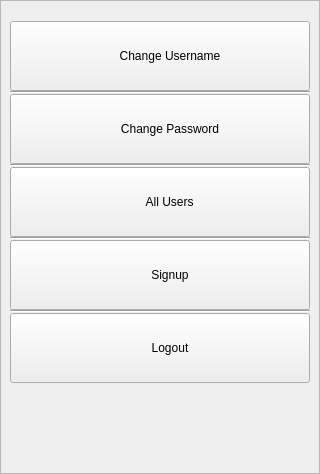
                    <widget class="QWidget" name="page_menu">
                     <layout class="QVBoxLayout" name="verticalLayout_9">
                      <property name="spacing">
                       <number>0</number>
                      </property>
                      <property name="leftMargin">
                       <number>0</number>
                      </property>
                      <property name="topMargin">
                       <number>0</number>
                      </property>
                      <property name="rightMargin">
                       <number>0</number>
                      </property>
                      <property name="bottomMargin">
                       <number>0</number>
                      </property>
                      <item>
                       <widget class="QFrame" name="menu_frame">
                        <property name="styleSheet">
                         <string notr="true">PpagesFrameStyle</string>
                        </property>
                        <property name="frameShape">
                         <enum>QFrame::StyledPanel</enum>
                        </property>
                        <property name="frameShadow">
                         <enum>QFrame::Raised</enum>
                        </property>
                        <layout class="QVBoxLayout" name="verticalLayout_12">
                         <property name="spacing">
                          <number>0</number>
                         </property>
                         <property name="leftMargin">
                          <number>9</number>
                         </property>
                         <property name="topMargin">
                          <number>20</number>
                         </property>
                         <property name="bottomMargin">
                          <number>50</number>
                         </property>
                         <item>
                          <widget class="QPushButton" name="show_change_username_btn">
                           <property name="sizePolicy">
                            <sizepolicy hsizetype="Minimum" vsizetype="Preferred">
                             <horstretch>0</horstretch>
                             <verstretch>0</verstretch>
                            </sizepolicy>
                           </property>
                           <property name="minimumSize">
                            <size>
                             <width>0</width>
                             <height>70</height>
                            </size>
                           </property>
                           <property name="maximumSize">
                            <size>
                             <width>16777215</width>
                             <height>70</height>
                            </size>
                           </property>
                           <property name="cursor">
                            <cursorShape>PointingHandCursor</cursorShape>
                           </property>
                           <property name="styleSheet">
                            <string notr="true">PmenuPushButtonsStyle</string>
                           </property>
                           <property name="text">
                            <string>      Change Username</string>
                           </property>
                           <property name="icon">
                            <iconset>
                             <normaloff>:/resources/Icons/username.png</normaloff>:/resources/Icons/username.png</iconset>
                           </property>
                           <property name="iconSize">
                            <size>
                             <width>26</width>
                             <height>26</height>
                            </size>
                           </property>
                          </widget>
                         </item>
                         <item alignment="Qt::AlignHCenter">
                          <widget class="Line" name="change_username_line">
                           <property name="minimumSize">
                            <size>
                             <width>300</width>
                             <height>0</height>
                            </size>
                           </property>
                           <property name="maximumSize">
                            <size>
                             <width>300</width>
                             <height>16777215</height>
                            </size>
                           </property>
                           <property name="styleSheet">
                            <string notr="true">PlineStyle</string>
                           </property>
                           <property name="orientation">
                            <enum>Qt::Horizontal</enum>
                           </property>
                          </widget>
                         </item>
                         <item>
                          <widget class="QPushButton" name="show_change_password_btn">
                           <property name="sizePolicy">
                            <sizepolicy hsizetype="Minimum" vsizetype="Preferred">
                             <horstretch>0</horstretch>
                             <verstretch>0</verstretch>
                            </sizepolicy>
                           </property>
                           <property name="minimumSize">
                            <size>
                             <width>0</width>
                             <height>70</height>
                            </size>
                           </property>
                           <property name="maximumSize">
                            <size>
                             <width>16777215</width>
                             <height>70</height>
                            </size>
                           </property>
                           <property name="cursor">
                            <cursorShape>PointingHandCursor</cursorShape>
                           </property>
                           <property name="styleSheet">
                            <string notr="true">PmenuPushButtonsStyle</string>
                           </property>
                           <property name="text">
                            <string>      Change Password</string>
                           </property>
                           <property name="icon">
                            <iconset>
                             <normaloff>:/resources/Icons/password.png</normaloff>:/resources/Icons/password.png</iconset>
                           </property>
                           <property name="iconSize">
                            <size>
                             <width>26</width>
                             <height>26</height>
                            </size>
                           </property>
                          </widget>
                         </item>
                         <item alignment="Qt::AlignHCenter">
                          <widget class="Line" name="change_password_line">
                           <property name="minimumSize">
                            <size>
                             <width>300</width>
                             <height>0</height>
                            </size>
                           </property>
                           <property name="maximumSize">
                            <size>
                             <width>300</width>
                             <height>16777215</height>
                            </size>
                           </property>
                           <property name="styleSheet">
                            <string notr="true">PlineStyle</string>
                           </property>
                           <property name="orientation">
                            <enum>Qt::Horizontal</enum>
                           </property>
                          </widget>
                         </item>
                         <item>
                          <widget class="QPushButton" name="show_all_users_btn">
                           <property name="sizePolicy">
                            <sizepolicy hsizetype="Minimum" vsizetype="Preferred">
                             <horstretch>0</horstretch>
                             <verstretch>0</verstretch>
                            </sizepolicy>
                           </property>
                           <property name="minimumSize">
                            <size>
                             <width>0</width>
                             <height>70</height>
                            </size>
                           </property>
                           <property name="maximumSize">
                            <size>
                             <width>16777215</width>
                             <height>70</height>
                            </size>
                           </property>
                           <property name="cursor">
                            <cursorShape>PointingHandCursor</cursorShape>
                           </property>
                           <property name="styleSheet">
                            <string notr="true">PmenuPushButtonsStyle</string>
                           </property>
                           <property name="text">
                            <string>      All Users</string>
                           </property>
                           <property name="icon">
                            <iconset>
                             <normaloff>:/resources/Icons/users.png</normaloff>:/resources/Icons/users.png</iconset>
                           </property>
                           <property name="iconSize">
                            <size>
                             <width>40</width>
                             <height>40</height>
                            </size>
                           </property>
                          </widget>
                         </item>
                         <item alignment="Qt::AlignHCenter">
                          <widget class="Line" name="all_users_line">
                           <property name="minimumSize">
                            <size>
                             <width>300</width>
                             <height>0</height>
                            </size>
                           </property>
                           <property name="maximumSize">
                            <size>
                             <width>300</width>
                             <height>16777215</height>
                            </size>
                           </property>
                           <property name="styleSheet">
                            <string notr="true">PlineStyle</string>
                           </property>
                           <property name="orientation">
                            <enum>Qt::Horizontal</enum>
                           </property>
                          </widget>
                         </item>
                         <item>
                          <widget class="QPushButton" name="show_signup_btn">
                           <property name="sizePolicy">
                            <sizepolicy hsizetype="Minimum" vsizetype="Preferred">
                             <horstretch>0</horstretch>
                             <verstretch>0</verstretch>
                            </sizepolicy>
                           </property>
                           <property name="minimumSize">
                            <size>
                             <width>0</width>
                             <height>70</height>
                            </size>
                           </property>
                           <property name="maximumSize">
                            <size>
                             <width>16777215</width>
                             <height>70</height>
                            </size>
                           </property>
                           <property name="cursor">
                            <cursorShape>PointingHandCursor</cursorShape>
                           </property>
                           <property name="styleSheet">
                            <string notr="true">PmenuPushButtonsStyle</string>
                           </property>
                           <property name="text">
                            <string>      Signup</string>
                           </property>
                           <property name="icon">
                            <iconset>
                             <normaloff>:/resources/Icons/add_user.png</normaloff>:/resources/Icons/add_user.png</iconset>
                           </property>
                           <property name="iconSize">
                            <size>
                             <width>34</width>
                             <height>34</height>
                            </size>
                           </property>
                          </widget>
                         </item>
                         <item alignment="Qt::AlignHCenter">
                          <widget class="Line" name="signup_line">
                           <property name="minimumSize">
                            <size>
                             <width>300</width>
                             <height>0</height>
                            </size>
                           </property>
                           <property name="maximumSize">
                            <size>
                             <width>300</width>
                             <height>16777215</height>
                            </size>
                           </property>
                           <property name="styleSheet">
                            <string notr="true">PlineStyle</string>
                           </property>
                           <property name="orientation">
                            <enum>Qt::Horizontal</enum>
                           </property>
                          </widget>
                         </item>
                         <item>
                          <widget class="QPushButton" name="show_logout_btn">
                           <property name="sizePolicy">
                            <sizepolicy hsizetype="Minimum" vsizetype="Preferred">
                             <horstretch>0</horstretch>
                             <verstretch>0</verstretch>
                            </sizepolicy>
                           </property>
                           <property name="minimumSize">
                            <size>
                             <width>0</width>
                             <height>70</height>
                            </size>
                           </property>
                           <property name="maximumSize">
                            <size>
                             <width>16777215</width>
                             <height>70</height>
                            </size>
                           </property>
                           <property name="cursor">
                            <cursorShape>PointingHandCursor</cursorShape>
                           </property>
                           <property name="styleSheet">
                            <string notr="true">PmenuPushButtonsStyle</string>
                           </property>
                           <property name="text">
                            <string>      Logout</string>
                           </property>
                           <property name="icon">
                            <iconset>
                             <normaloff>:/resources/Icons/logout.png</normaloff>:/resources/Icons/logout.png</iconset>
                           </property>
                           <property name="iconSize">
                            <size>
                             <width>34</width>
                             <height>34</height>
                            </size>
                           </property>
                          </widget>
                         </item>
                         <item>
                          <spacer name="verticalSpacer">
                           <property name="orientation">
                            <enum>Qt::Vertical</enum>
                           </property>
                           <property name="sizeHint" stdset="0">
                            <size>
                             <width>20</width>
                             <height>40</height>
                            </size>
                           </property>
                          </spacer>
                         </item>
                        </layout>
                       </widget>
                      </item>
                     </layout>
                    </widget>
